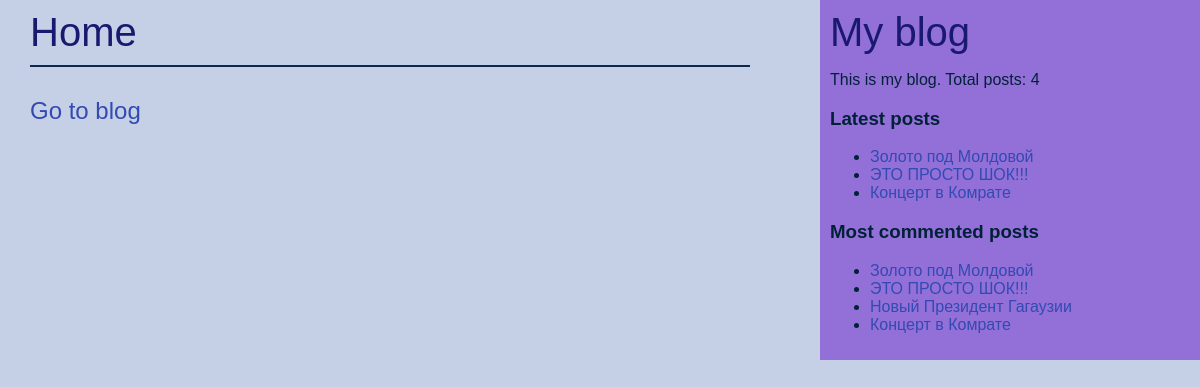
The app's page /, older data.
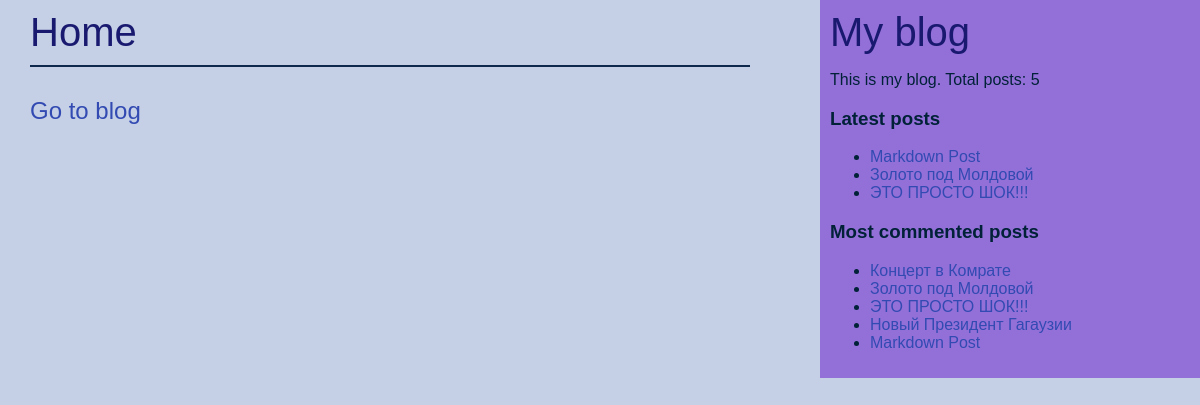
The same page, newer data.
### blog/models.py (models this page shows, shortened)
class Post(models.Model):
    class Status(models.TextChoices):
        DRAFT = 'DF', 'Draft'
        PUBLISHED = 'PB', 'Published'
    title = models.CharField(max_length=250)
    slug = models.SlugField(max_length=250, unique_for_date='publish')
    author = models.ForeignKey(User,
                               on_delete=models.CASCADE,
                               related_name='blog_posts')
    body = models.TextField()
    publish = models.DateTimeField(default=timezone.now)
    created = models.DateTimeField(auto_now_add=True)
    updated = models.DateTimeField(auto_now=True)
    status = models.CharField(max_length=2,
                              choices=Status.choices,
                              default=Status.DRAFT)
    tags = TaggableManager()
    objects = models.Manager()
    published = PublishedManager()
    def get_absolute_url(self):
        return reverse('blog:post_detail',
                       args=[self.publish.year,
                             self.publish.month,
                             self.publish.day,
                             self.slug])
    class Meta:
        ordering = ['-publish']
        indexes = [
            models.Index(fields=['-publish']),
        ]

### home/views.py (the view)
# urls.py: path('', views.view_home, name='view_home'),
def view_home(request):
    return render(request, 'home/home.html')

### blog/models.py (called while the page is built)
    def get_queryset(self):
        return super().get_queryset().filter(status=Post.Status.PUBLISHED)

### blog/templatetags/blog_tags.py (called while the page is built)
@register.simple_tag
def total_posts():
    return Post.published.count()

@register.inclusion_tag('blog/post/latest_posts.html')
def show_latest_posts(count=5):
    latest_post = Post.published.order_by('-publish')[:count]
    return {'latest_posts': latest_post}

@register.simple_tag
def get_most_commented_posts(count=5):
    return Post.published.annotate(total_comments=Count('comments')).order_by('-total_comments')[:count]

### home/templates/home/home.html (shortened to what this page needs)
{% extends "blog/base.html" %}
{% block content %}
    <div id="logo-line-bottom">
        <a class="logo-link" href="{% url 'home:view_home' %}" >Home</a>
    </div>
    <h2>
        <a href="{% url 'blog:post_list' %}">Go to blog</a>
    </h2>
{% endblock %}

### blog/templates/blog/base.html (shortened to what this page needs)
{% load blog_tags %}
{% load static %}
<!DOCTYPE html>
<html>
<head>
 <link href="{% static 'blog/css/blog.css' %}" rel="stylesheet">
</head>
<body>
 <div id="content">
 {% block content %}
 {% endblock %}
 </div>
 <div id="sidebar">
  <a class="logo-link" href="{% url 'blog:post_list' %}">My blog</a>
 <p>This is my blog.
  Total posts: {% total_posts %}
 </p>
  <h3>Latest posts</h3>
 {% show_latest_posts 3 %}
  <h3>Most commented posts</h3>
 {% get_most_commented_posts as most_commented_posts %}
 <ul>
 {% for post in most_commented_posts %}
 <li>
 <a href="{{ post.get_absolute_url }}">{{ post.title }}</a>
 </li>
 {% endfor %}
 </ul>
 </div>
</body>
</html>

### blog/templates/blog/post/latest_posts.html
<ul>
 {% for post in latest_posts %}
 <li>
 <a href="{{ post.get_absolute_url }}">{{ post.title }}</a>
 </li>
 {% endfor %}
</ul>

Row changes from the older to the newer data that the page shows:
no longer on one of the page's lists (row unchanged): Post: title "Концерт в Комрате"
added Post: title "Markdown Post"
shown differently, row unchanged: Post "Концерт в Комрате": moves up the list
Text that changed along with them:
text no longer shown: "4"
text now shown: "5"
